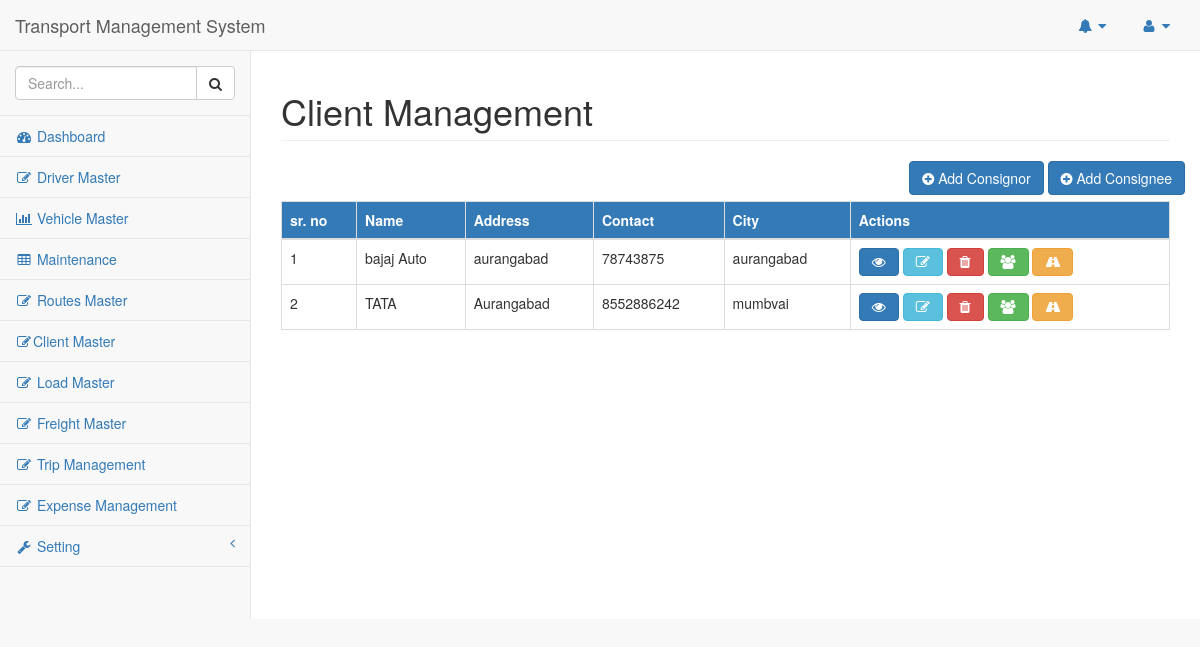
The page /index.php/client on the database as committed earlier.
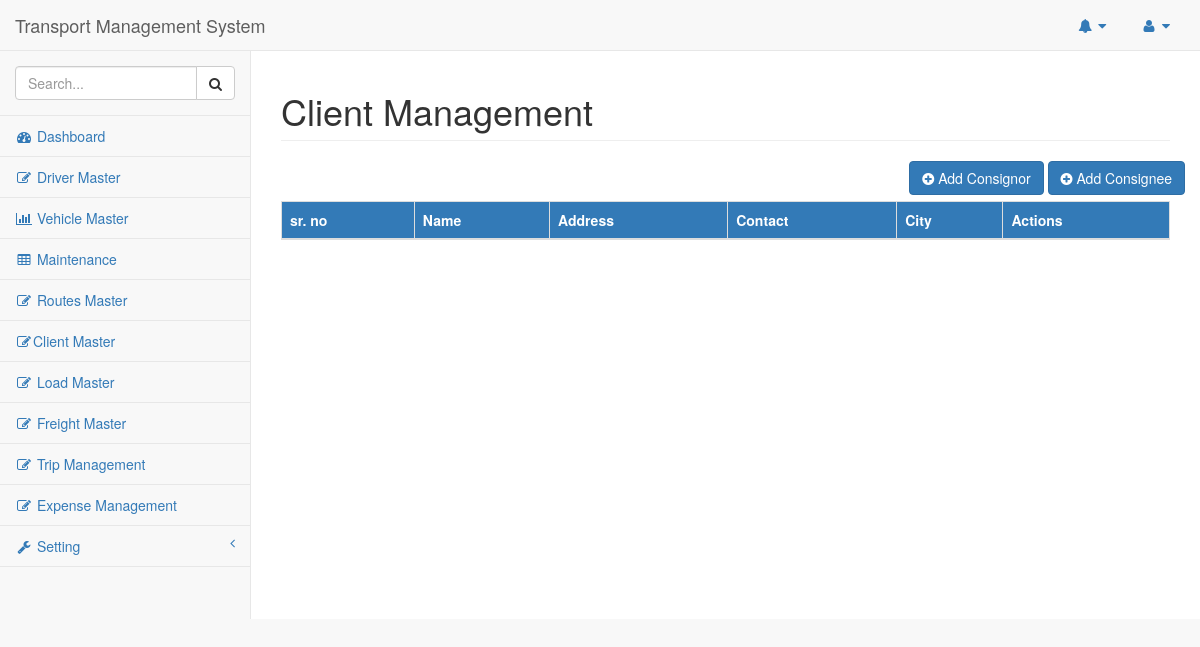
The same page on the database as committed later.
### tables this page shows
CREATE TABLE `consignors` (
  `consignor_id` int(11) NOT NULL,
  `consignor_name` varchar(50) NOT NULL,
  `consignor_contact` varchar(20) NOT NULL,
  `consignor_address` varchar(225) NOT NULL,
  `consignor_pin_code` int(11) NOT NULL,
  `consignor_city` varchar(100) NOT NULL,
  `consignor_state` varchar(100) NOT NULL
);

### application/controllers/Client.php (called while the page is built, shortened)
<?php
class Client extends CI_Controller
{
    public function index()
    {
        $consinee_list = $this->common_model->get_consignors();
        $data['consinee_list'] = $consinee_list;
        template($this, 'client', $data);
    }
}

### index.php (called while the page is built, shortened)
<?php
require_once BASEPATH.'core/CodeIgniter.php';

### application/models/Common_model.php (called while the page is built, shortened)
<?php
class Common_model extends CI_Model
{
    public function get_consignors()
    {
        $query = $this->db->get('consignors');
        return $query->result_array();
    }
}

### application/views/client.php (the view, shortened to what this page needs)
<body>
    <div id="wrapper">
        <div id="page-wrapper">
            <div class="row">
                <div class="col-lg-12">
                    <h1 class="page-header">Client Management</h1>
                </div>
            </div>
                <div class="row pull-right">
                <button type="button" class="btn btn-primary" id="add_consignor_btn"><i class="fa fa-plus-circle"></i> Add Consignor</button>
                <button type="button" class="btn btn-primary" id="add_consignee_btn"><i class="fa fa-plus-circle"></i> Add Consignee</button>
                </div>
                <br/>
                <br/>
                <div class="tab-content">
                    <div role="tabpanel" class="tab-pane active" id="client">
                        <div class="card-body">
                            <div class="table-responsive">
                                <table class="table table-bordered table-hover" id="dataTable">
                                    <thead class="bg-primary">
                                        <tr>
                                            <th>sr. no</th>
                                            <th>Name</th>
                                            <th>Address</th>
                                            <th>Contact</th>
                                            <th>City</th>
                                            <th>Actions</th>
                                        </tr>
                                    </thead>
                                    <tbody>
                                        <?php
                                            $count = 1;
                                            foreach ($consinee_list as $value) {
                                                echo '
                                                    <tr>
                                                        <td>'.$count++.'</td>
                                                        <td>'.$value['consignor_name'].'</td>
                                                        <td>'.$value['consignor_address'].'</td>
                                                        <td>'.$value['consignor_contact'].'</td>
                                                        <td>'.$value['consignor_city'].'</td>
                                                        <td value='.$value['consignor_id'].'>
                                                        <button class="btn btn-primary fa fa-eye view_consignor" ></button>
                                                          <button class="btn btn-info fa fa-edit update_consignor" ></button>
                                                          <button class="btn btn-danger fa fa-trash delete_consignor"></button>
                                                          <button class="btn btn-success fa fa-users view_consignee"></button>
                                                          <button class="btn btn-warning fa fa-road assign_route"></button>
                                                        </td>
                                                    </tr>
                                                ';
                                            }
                                        ?>
                                    </tbody>
                                </table>
                            </div>
                        </div>
                    </div>
                </div>
            </div>
        </div>
</body>

Rows that differ between the two databases and show on the page:
removed consignors: consignor_name "bajaj Auto", consignor_address "aurangabad", consignor_contact "78743875", consignor_city "aurangabad"
removed consignors: consignor_name "TATA", consignor_address "Aurangabad", consignor_contact "8552886242", consignor_city "mumbvai", $value['consignor_id'] 4 (drawn)
